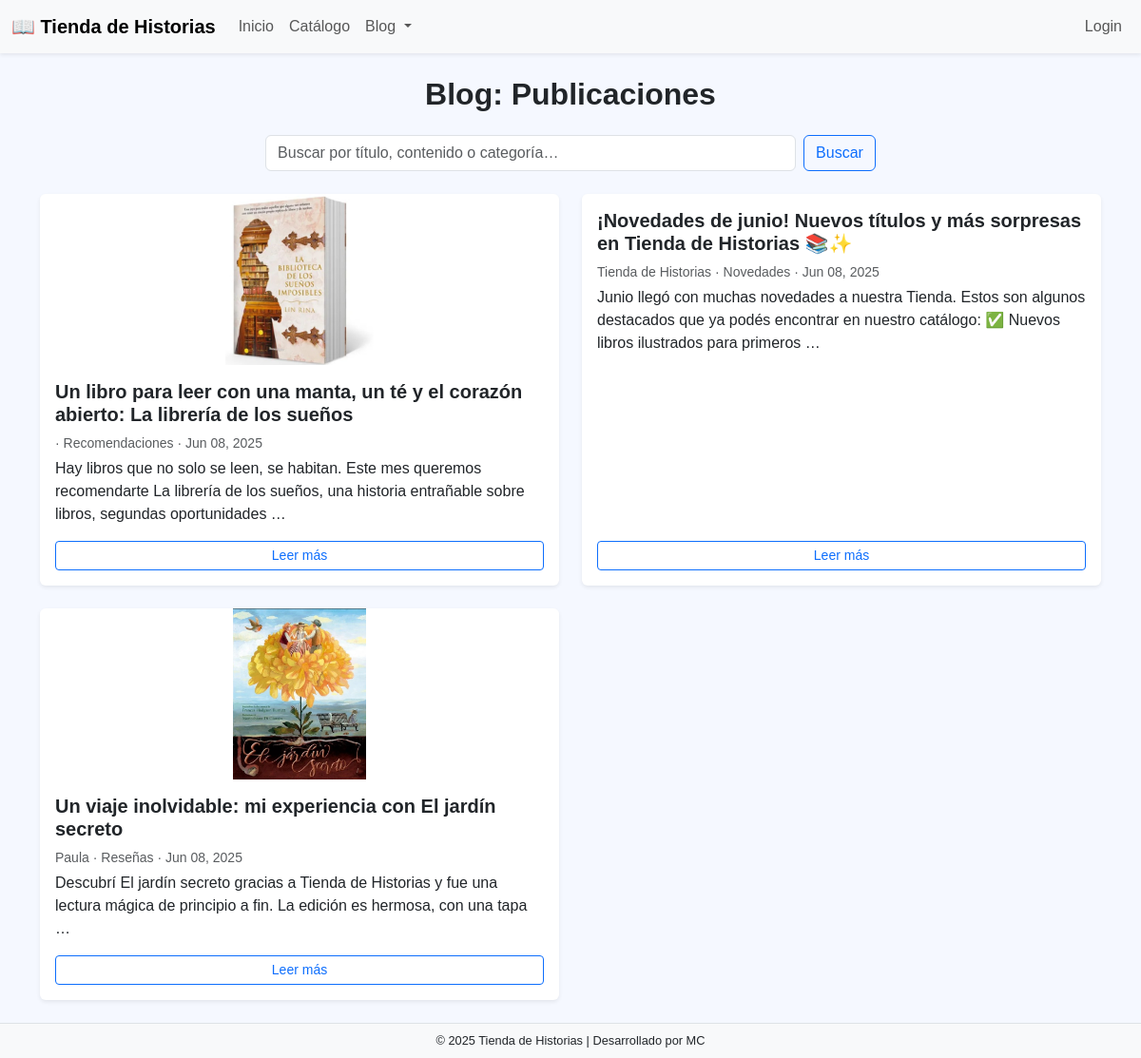
Page /blog/posts/ on the committed database.
### blog/models.py (models this page shows, shortened)
class Post(models.Model):
    title   = models.CharField(max_length=120)
    author = models.CharField(max_length=100, blank=True)
    content = models.TextField()
    image   = models.ImageField(upload_to="blog", blank=True, null=True)
    category = models.ForeignKey(
        Category,
        on_delete=models.SET_NULL,
        null=True,
        related_name="posts"
    )
    created = models.DateTimeField(auto_now_add=True)
    class Meta:
        ordering = ["-created"]

class Category(models.Model):
    name = models.CharField(max_length=40, unique=True)
    class Meta:
        ordering = ["name"]
        verbose_name = "Category"
        verbose_name_plural = "Categories"
    def __str__(self):
        return self.name

### blog/views.py (the view)
# urls.py: path("posts/", views.post_list, name="post_list"),
def post_list(request):
    query = request.GET.get("search", "").strip()
    if query:
        posts = Post.objects.filter(
            Q(title__icontains=query) |
            Q(content__icontains=query) |
            Q(category__name__icontains=query)
        )
    else:
        posts = Post.objects.all()
    return render(request, "blog/post_list.html",
                  {"posts": posts.order_by("-created"), "search": query})

### blog/templates/blog/post_list.html (shortened to what this page needs)
{% extends "core/base.html" %}
{% load static %}
{% block content %}
<div class="container py-4">
  <h2 class="mb-4 text-center fw-bold">Blog: Publicaciones</h2>
  <form method="get" class="d-flex justify-content-center mb-4">
    <input
      type="text"
      name="search"
      class="form-control w-50 me-2"
      placeholder="Buscar por título, contenido o categoría…"
      value="{{ search|default:'' }}"
    >
    <button class="btn btn-outline-primary" type="submit">Buscar</button>
  </form>
  {% if posts %}
    <div class="row row-cols-1 row-cols-md-2 g-4">
      {% for post in posts %}
        <div class="col">
          <div class="card h-100 shadow-sm border-0">
            {% if post.image %}
              <img src="{{ post.image.url }}"
                   class="card-img-top"
                   alt="{{ post.title }}"
                   style="height:180px; object-fit:contain;">
            {% endif %}
            <div class="card-body d-flex flex-column">
              <h5 class="card-title fw-bold">{{ post.title }}</h5>
              <p class="card-text small text-muted mb-1">
                {{ post.author }} &middot; {{ post.category }} &middot; {{ post.created|date:"M d, Y" }}
              </p>
              <p class="card-text flex-grow-1">
                {{ post.content|truncatewords:25 }}
              </p>
              {% if user.is_authenticated %}
                {% if user.is_staff or post.author == user.get_full_name or post.author == user.username %}
                  <div class="btn-group mt-auto">
                    <a href="{% url 'blog:post_edit' post.id %}"
                       class="btn btn-sm btn-outline-primary">Editar</a>
                    <a href="{% url 'blog:post_delete' post.id %}"
                       class="btn btn-sm btn-outline-dark">Eliminar</a>
                  </div>
                {% else %}
                  <a href="{% url 'blog:post_detail' post.id %}"
                     class="btn btn-sm btn-outline-primary mt-auto">Leer más</a>
                {% endif %}
              {% else %}
                <a href="{% url 'blog:post_detail' post.id %}"
                   class="btn btn-sm btn-outline-primary mt-auto">Leer más</a>
              {% endif %}
            </div>
          </div>
        </div>
      {% endfor %}
    </div>
  {% else %}
    <p class="text-center">No se encontraron publicaciones.</p>
  {% endif %}
</div>
{% endblock %}

### core/templates/core/base.html (style rules this page uses)
body { font-family: Arial, Helvetica, sans-serif; background-color:#f5f8ff; color:#212529; }

### rows in the picture
Post: image (picture), title "Un libro para leer con una manta, un té y el corazón abierto: La librería de los sueños", category "Recomendaciones", created "Jun 08, 2025", content "Hay libros que no solo se leen, se habitan. Este mes queremos recomendarte La librería de los sueños, una historia entrañable sobre libros, segundas oportunidades …"
Post: title "¡Novedades de junio! Nuevos títulos y más sorpresas en Tienda de Historias 📚✨", author "Tienda de Historias", category "Novedades", created "Jun 08, 2025", content "Junio llegó con muchas novedades a nuestra Tienda. Estos son algunos destacados que ya podés encontrar en nuestro catálogo: ✅ Nuevos libros ilustrados para primeros …"
Post: image (picture), title "Un viaje inolvidable: mi experiencia con El jardín secreto", author "Paula", category "Reseñas", created "Jun 08, 2025", content "Descubrí El jardín secreto gracias a Tienda de Historias y fue una lectura mágica de principio a fin. La edición es hermosa, con una tapa …"
